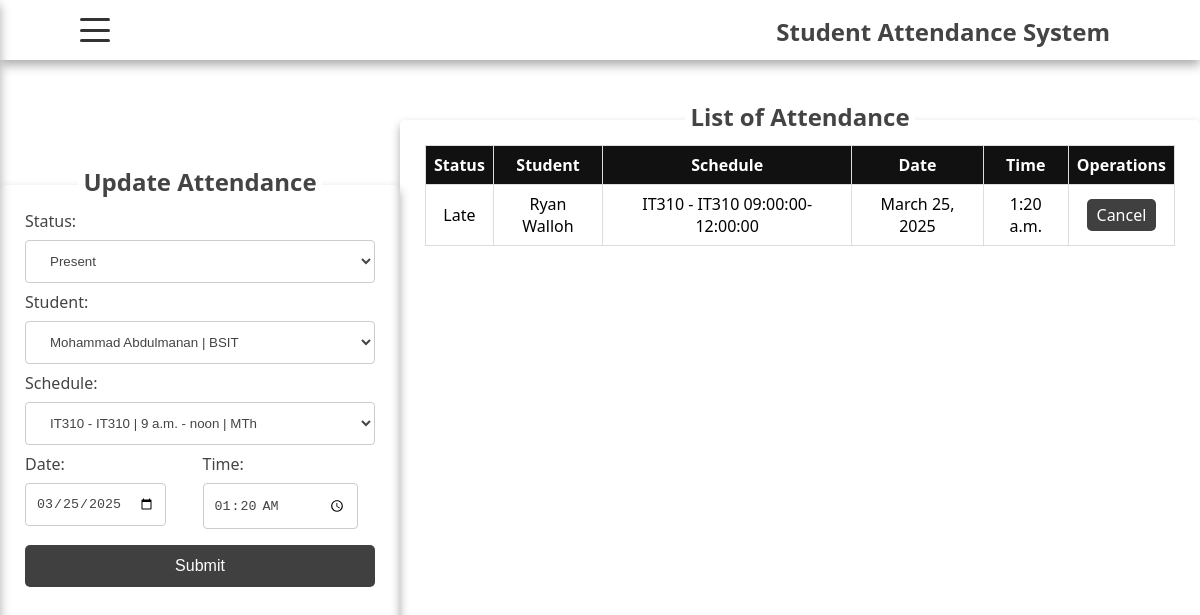
Page /attendance/update_attendance/4 on the committed database.
### student/models.py (models this page shows, shortened)
class Attendance(models.Model):
    status = models.CharField(max_length=50)
    student_id = models.ForeignKey(Student, on_delete=models.CASCADE)
    schedule_id = models.ForeignKey(Schedule, on_delete=models.CASCADE)
    date = models.DateField()
    time = models.TimeField()

class Student(models.Model):
    firstname = models.CharField(max_length=100)
    lastname = models.CharField(max_length=100)
    birthday = models.DateField()
    gender = models.CharField(max_length=20)
    address = models.TextField()
    contactnumber = models.CharField(max_length=20)
    course_id = models.ForeignKey(Course, on_delete=models.CASCADE)
    def __str__(self):
        return f"{self.firstname} {self.lastname}"

class Schedule(models.Model):
    timestart = models.TimeField()
    timeend = models.TimeField()
    days = models.CharField(max_length=50)
    subject_id = models.ForeignKey(Subject, on_delete=models.CASCADE)
    teacher_id = models.ForeignKey(Teacher, on_delete=models.CASCADE)
    def __str__(self):
        return f"{self.subject_id} {self.timestart}-{self.timeend}"

class Subject(models.Model):
    name = models.CharField(max_length=100)
    description = models.TextField(blank=True, null=True)
    section = models.CharField(max_length=50)
    def __str__(self):
        return f"{self.name} - {self.section}"

### student/views.py (the view)
# urls.py: path('attendance/update_attendance/<int:id>',views.update_attendance,name='update_attendance'),
def update_attendance(request,id):
    if request.method == 'POST':
        data = Attendance.objects.get(id=id)
        data.status = request.POST['status']
        data.student_id = Student.objects.get(id=request.POST.get('student_id'))
        data.schedule_id = Schedule.objects.get(id=request.POST.get('schedule_id'))
        data.date = request.POST['date']
        data.time = request.POST['time']
        data.save()
        return redirect('/attendance/')
    else:
        return render(request,'student/update_attendance.html',{'title':'Update','data':Attendance.objects.get(id=id),'student_data': Student.objects.all(),'schedule_data':Schedule.objects.all()})

### student/models.py (called while the page is built)
    def __str__(self):
        return self.course

### student/templates/student/update_attendance.html (shortened to what this page needs)
{% extends "base.html" %}
{%block content%}
    <div class="student-container">
        <div class="form-container">
            <div class="overlap-form-text">
                <h2>Update Attendance</h2>
            </div>
            <form action="{%url 'update_attendance' data.id%}" method="post">
                <label for="">Status:</label>
                <select name="status" id="">
                    <option value="Present">Present</option>
                </select>
                <label for="">Student:</label>
                <select name="student_id" id="">
                    {%for student in student_data%}
                    <option value="{{student.id}}">{{student.firstname}} {{student.lastname}} | {{student.course_id}}</option>
                    {%endfor%}
                </select>
                <label for="">Schedule:</label>
                <select name="schedule_id" id="">
                    {%for schedule in schedule_data%}
                    <option value="{{schedule.id}}">{{schedule.subject_id}} | {{schedule.timestart}} - {{schedule.timeend}} | {{schedule.days}}</option>
                    {%endfor%}
                </select>
                <div class="date-gender-container">
                    <div class="date-cont">
                        <label for="">Date:</label>
                        <input type="date" name="date" value="{{data.date|date:'Y-m-d'}}">
                    </div>
                    <div class="gender-cont">
                        <label for="">Time:</label>
                        <input type="time" name="time" value="{{data.time|date:'H:i'}}" value="">
                    </div>
                </div>
                <button type="submit">Submit</button>
            </form>
        </div>
        <div class="list-container">
            <div class="overlap-list-text">
                <h2>List of Attendance</h2>
            </div>
            <div class="table-container">
                <table>
                    <thead>
                        <tr>
                            <th>Status</th>
                            <th>Student</th>
                            <th>Schedule</th>
                            <th>Date</th>
                            <th>Time</th>
                            <th>Operations</th>
                        </tr>
                    </thead>
                    <tbody>
                        <tr>
                            <td>{{data.status}}</td>
                            <td>{{data.student_id}}</td>
                            <td>{{data.schedule_id}}</td>
                            <td>{{data.date}}</td>
                            <td>{{data.time}}</td>
                            <td>
                                <a href="{%url 'attendance'%}">Cancel</a>
                            </td>
                        </tr>
                    </tbody>
                </table>
            </div>
        </div>
    </div>
{%endblock content%}

### student/static/css/style.css (style rules this page uses)
html, body { display: grid; grid-template-areas: "nav" "main"; grid-template-rows: 60px auto; height: 100vh; margin: 0; font-family: 'Segoe UI', Tahoma, Geneva, Verdana, sans-serif; }
*, *::after, *::before { box-sizing: border-box; padding: 0; margin: 0; }
.student-container { display: grid; grid-template-areas: 'form list' ; grid-template-rows: 1fr 1fr; height: 100vh; width: 100%; padding-top: 60px; }
.form-container { grid-area: form; display: flex; justify-content: center; align-items: center; border-radius: 5px; position: relative; width: 400px; margin: auto; padding: 25px 25px; box-shadow: 0px 5px 10px 0px #aaa; }
.form-container form { display: flex; flex-direction: column; }
.form-container .overlap-form-text { position: absolute; top: -25px; background-color: #fff; padding: 5px; color: #444; }
.form-container input[type=text], select { width: 100%; padding: 12px 20px; margin: 8px 0; display: inline-block; border: 1px solid #ccc; border-radius: 4px; box-sizing: border-box; background-color: #fff; outline: none; color: #444; }
.form-container label { color: #444; }
.form-container .date-gender-container input[type="date"] { background-color: #fff; padding: 12px 10px; border: 1px solid #ccc; outline: none; border-radius: 4px; margin: 8px 0; color: #444; }
.form-container .date-gender-container input[type="time"] { background-color: #fff; padding: 12px 10px; border: 1px solid #ccc; outline: none; border-radius: 4px; width: 90%; margin: 8px 0; color: #444; }
.date-gender-container { display: flex; flex-direction: row; position: relative; }
.date-gender-container .date-cont { flex: 1; padding-right: 5px; }
.date-gender-container .gender-cont { flex: 1; }
.form-container button { background-color: #111; opacity: 0.8; border: none; color: white; padding: 12px 20px; text-align: center; text-decoration: none; display: inline-block; font-size: 16px; margin: 8px 0; border-radius: 5px; cursor: pointer; }
.list-container { grid-area: list; padding: 25px 25px; display: flex; justify-content: center; align-items: center; border-radius: 5px; position: relative; width: 100%; height: 565px; margin: auto; box-shadow: 0px 5px 10px 0px #aaa; }
.list-container .overlap-list-text { position: absolute; top: -25px; background-color: #fff; padding: 5px; color: #444; }
.list-container .table-container { height: 100%; width: 100%; overflow: scroll; }
.list-container .table-container table { width: 100%; border-collapse: collapse; }
.list-container .table-container table, thead { position: sticky; z-index: 2; top: 0; }
.list-container .table-container table tbody a { color: #fff; text-decoration: none; background-color: #111; opacity: 0.8; padding: 5px 10px; }
.list-container .table-container table td, .list-container .table-container table th { border: 1px solid #ddd; padding: 8px; text-align: center; }
.list-container .table-container table th { background-color: #111; color: #fff; }
.list-container .table-container table a { border-radius: 5px; }

### rows in the picture
Attendance: date "03/25/2025", time "01:20", status "Late", student_id "Ryan Walloh", schedule_id "IT310 - IT310 09:00:00-12:00:00", date "March 25, 2025", time "1:20 a.m."

### other values in the picture
form field student_id "Mohammad Abdulmanan | BSIT"
form field schedule_id "IT310 - IT310 | 9 a.m. - noon | MTh"
